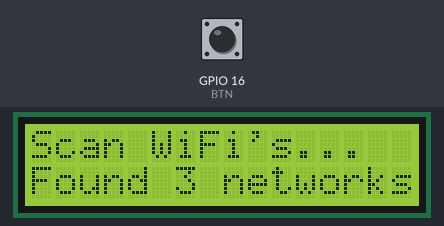
Bench run of a sketch on a simulated ESP8266 (NodeMCU). Parts: 16×2 character LCD. The test bench sets the inputs (shaded band); at power-on: GPIO 16 (BTN) HIGH. WiFi joins after 1.5 s; servers stay silent unless stated; a WiFi scan finds three made-up networks.

Above: at 2.2 s.
At 3.8 s:
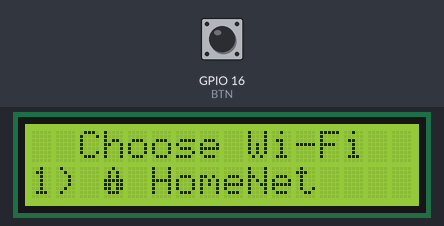
3.9 s: GPIO 16 (BTN) pulled LOW for 1 s
At 8.5 s:
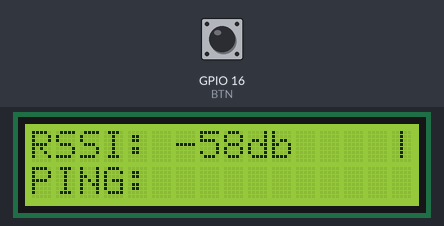
At 10.4 s:
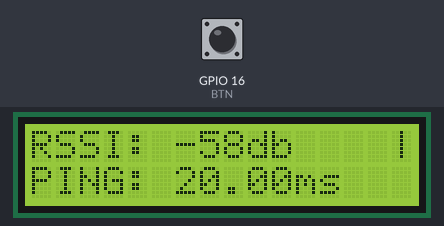
Timing chart, 0 to 11.9 s (numbered marks = the images above; inputs shaded):
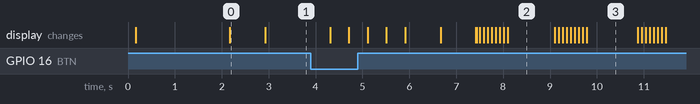

The sketch:

WiFi_Analizer.ino
```cpp
/*
 * WiFi Analizer
 *
 * by Quantum0
 */
#include <LiquidCrystal.h>

#include <ESP8266WiFi.h>
#include <ESP8266Ping.h>
#include <WiFiClient.h>
#include <ESP8266WebServer.h>
#include <ESP8266mDNS.h>

IPAddress remote_ip;

int networkId = -1;

LiquidCrystal lcd(0, 2, 4, 5, 1, 3);

byte lockedSymbol[8] = {
  B00100,
  B01010,
  B01010,
  B11111,
  B11011,
  B11011,
  B01110,
};

// This strange shield pinout
// 3 1 16 5 4 X X X       0 2 X X X X GND

int BTN = 16; // Button pin

//void(* Reboot) (void) = 0;
void Reboot()
{
  ESP.restart();
}

void ChooseWiFi(int count)
{
  lcd.print("\x91 Choose Wi-Fi \x90");
  lcd.setCursor(0,1);

  int i = 0;
  while(true)
  {
    if (i == count)
        i = 0;

    lcd.setCursor(0,1);
    lcd.print("                ");
    lcd.setCursor(0,1);
    lcd.print(i+1);
    lcd.print(") ");
    if (WiFi.encryptionType(i) != ENC_TYPE_NONE) // ENC_TYPE_WEP (WEP) ENC_TYPE_TKIP (WPA) ENC_TYPE_CCMP (WPA2) ENC_TYPE_AUTO (AUTO)
    {
      lcd.write(1);
      lcd.print(" ");
    }
    lcd.print(WiFi.SSID(i));

    delay(100);
    while(digitalRead(BTN))
      delay(5);

    if (digitalRead(BTN) == LOW)
    {
      i++;
      delay(100);
      if (digitalRead(BTN) == LOW)
      {
        delay(300);
        if (digitalRead(BTN) == LOW)
        {
          networkId = --i;
          return;
        }
      }
    }
  }
}

void Connect()
{
  // Print
  lcd.clear();
  lcd.print(WiFi.SSID(networkId));
  lcd.setCursor(0,1);
  lcd.print("Connecting");

  // Connecting
  WiFi.begin(WiFi.SSID(networkId).c_str());

  int timeout = 40;
  // Wait for connection establishing
  while (WiFi.status() != WL_CONNECTED && timeout > 0)
  {
    timeout--;
    delay(400);
    if (timeout >= 35) // 5 times
      lcd.print(".");
  }
  lcd.setCursor(0,1);

  // Check if connection failed
  if (WiFi.status() != WL_CONNECTED)
  {
    lcd.print("Failed to connect");
    lcd.setCursor(0,1);
    delay(1500);
    lcd.print("Rebooting..      ");
    delay(300);
    Reboot();
  }

  lcd.print(">  Connected.  <");
  remote_ip = WiFi.gatewayIP();

  delay(750);

  lcd.clear();
  lcd.print("Gateway:");
  lcd.setCursor(0,1);
  lcd.print(remote_ip);

  delay(750);
}

void noWifi()
{
  while(true)
  {
    lcd.setCursor(0,0);
    lcd.print("WiFi networks");
    lcd.setCursor(0,1);
    lcd.print(" are not found");

    for(int i = 0; i < 100; i++)
    {
      delay(10);
      if (digitalRead(BTN) == LOW)
        Reboot();
    }

    lcd.setCursor(0,0);
    lcd.print("Press button ");
    lcd.setCursor(0,1);
    lcd.print("     to update");

    for(int i = 0; i < 100; i++)
    {
      delay(10);
      if (digitalRead(BTN) == LOW)
        Reboot();
    }
  }
}

void setup()
{
  // Setup Button as input
  pinMode(BTN, INPUT);

  // Start LCD with Code Page #1
  lcd.begin(16, 2);
  lcd.command(0b101010);
  lcd.createChar(1, lockedSymbol);
  lcd.clear();
  lcd.setCursor(0,0);

  // STOP if no WiFi shield
  if (WiFi.status() == WL_NO_SHIELD)
  {
    lcd.print("Wi-Fi shield");
    lcd.setCursor(1,1);
    lcd.print("is not found");
    while (true);
  }

  // Set Station Mode for Wi-Fi
  WiFi.mode(WIFI_STA);
  WiFi.disconnect();
  delay(100);

  // Scan for Wi-Fi Networks
  lcd.print("Scan WiFi's...");
  int n = WiFi.scanNetworks();
  lcd.setCursor(0,1);
  if (n == 0)
    lcd.print("WiFi's not found");
  else if (n == 1)
    lcd.print("Found 1 network");
  else
    lcd.print("Found " + String(n) + " networks");

  delay(750);
  lcd.clear();
  lcd.setCursor(0,0);

  // Continue waiting for networks
  if (n == 0)
    noWifi();

  // Connect to only one network
  if (n == 1)
  {
    networkId = 0;
    Connect();
  }

  // Choose network and connect
  if (n > 1)
  {
    ChooseWiFi(n);
    lcd.setCursor(0,0);
    Connect();
  }

  // Print static text
  lcd.clear();
  lcd.setCursor(0,0);
  lcd.print("RSSI:");
  lcd.setCursor(0,1);
  lcd.print("PING:");
}

// Отображение индикатора
void PrintProcessIndicator(char state)
{
  state = state % 4;

  char* c;
  if (state == 0)
      c = "|";
  else if (state == 1)
      c = "/";
  else if (state == 2)
      c = "-";
  else
      c = "\\";


  lcd.setCursor(15, 0);
  lcd.print(c);
}

char v = 0;
bool loosed = false;
void loop()
{
  // No connection
  if (loosed)
  {
    lcd.clear();
    lcd.print("Lost connection");
    lcd.setCursor(1,1);
    lcd.print("Reconnecting...");
    delay(100);

    if (WiFi.RSSI() < 0)
    {
      lcd.clear();
      lcd.print("The connection");
      lcd.setCursor(1,1);
      lcd.print("is restored");
      delay(500);
      loosed = false;

      // Print static text
      lcd.clear();
      lcd.setCursor(0,0);
      lcd.print("RSSI:");
      lcd.setCursor(0,1);
      lcd.print("PING:");
    }
  }
  else
  // Has connection
  {
    delay(20);
    v++;
    if (v == 32)
      v = 0;

    PrintProcessIndicator(v / 4);

    long rssi = WiFi.RSSI();

    if (rssi < 0)
    {
      lcd.setCursor(6,0);
      lcd.print(rssi);
      lcd.print("db  ");

      if (v != 0)
        return;

      bool png = Ping.ping(remote_ip, 1);
      lcd.setCursor(6, 1);
      lcd.print("          ");
      lcd.setCursor(6, 1);
      if (png)
        lcd.print(String(Ping.averageTime()) + "ms");
      else
      {
        lcd.print("No ping!");
        delay(100);
      }
    }
    else
      loosed = true;
  }
}
```

Measured:
- after the input at 3.9 s, the display: first changes after 0.41 s (image 2 shows a later state)
- what the display in image 0 shows lasts 0.7 s, from 2.2 s to 2.9 s
- what the display in image 2 shows lasts 1.0 s, from 8.1 s to 9.1 s
